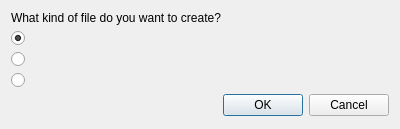
<?xml version="1.0" encoding="UTF-8"?>
<ui version="4.0">
 <class>FileNewDialog</class>
 <widget class="QDialog" name="FileNewDialog">
  <property name="geometry">
   <rect>
    <x>0</x>
    <y>0</y>
    <width>400</width>
    <height>129</height>
   </rect>
  </property>
  <property name="windowTitle">
   <string>New File</string>
  </property>
  <layout class="QVBoxLayout" name="verticalLayout">
   <property name="spacing">
    <number>6</number>
   </property>
   <item>
    <widget class="QLabel" name="label">
     <property name="sizePolicy">
      <sizepolicy hsizetype="Preferred" vsizetype="Fixed">
       <horstretch>0</horstretch>
       <verstretch>0</verstretch>
      </sizepolicy>
     </property>
     <property name="text">
      <string>What kind of file do you want to create?</string>
     </property>
    </widget>
   </item>
   <item>
    <widget class="QRadioButton" name="choiceSchematic">
     <property name="checked">
      <bool>true</bool>
     </property>
    </widget>
   </item>
   <item>
    <widget class="QRadioButton" name="choiceSymbol"/>
   </item>
   <item>
    <widget class="QRadioButton" name="choiceText"/>
   </item>
   <item>
    <widget class="QDialogButtonBox" name="buttonBox">
     <property name="orientation">
      <enum>Qt::Horizontal</enum>
     </property>
     <property name="standardButtons">
      <set>QDialogButtonBox::Cancel|QDialogButtonBox::Ok</set>
     </property>
    </widget>
   </item>
  </layout>
 </widget>
 <resources/>
 <connections>
  <connection>
   <sender>buttonBox</sender>
   <signal>accepted()</signal>
   <receiver>FileNewDialog</receiver>
   <slot>accept()</slot>
   <hints>
    <hint type="sourcelabel">
     <x>252</x>
     <y>232</y>
    </hint>
    <hint type="destinationlabel">
     <x>157</x>
     <y>236</y>
    </hint>
   </hints>
  </connection>
  <connection>
   <sender>buttonBox</sender>
   <signal>rejected()</signal>
   <receiver>FileNewDialog</receiver>
   <slot>reject()</slot>
   <hints>
    <hint type="sourcelabel">
     <x>320</x>
     <y>232</y>
    </hint>
    <hint type="destinationlabel">
     <x>286</x>
     <y>236</y>
    </hint>
   </hints>
  </connection>
 </connections>
</ui>
